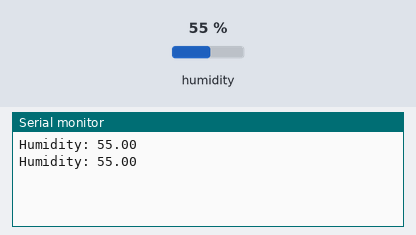
This sketch was run on a simulated Arduino Uno, built with avr-gcc and run on an emulated ATmega328P. Shown: the last lines printed to the serial monitor. The inputs (shaded band) are chosen by the test bench; at power-on: humidity 55 %.

Above: at 10.8 s.
10.9 s: humidity set to 22 %
At 20.7 s:
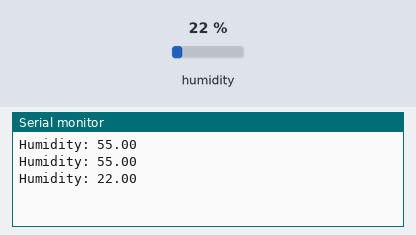
20.9 s: humidity set to 40 %
At 31.2 s:
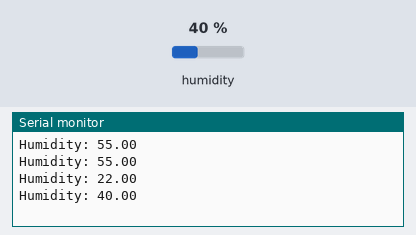
Timing chart, 0 to 32.7 s (numbered marks = the images above; inputs shaded):
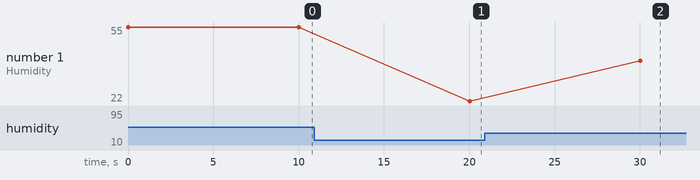

Measured:
- after the input at 10.9 s, the serial monitor: prints a new line after 9.1 s (image 1)
- after the input at 20.9 s, the serial monitor: prints a new line after 9.1 s (image 2)
- plotted number 1: 55 → 22 after the input at 10.9 s, 22 → 40 after the input at 20.9 s

The sketch:

Humidity.ino
```cpp
#include "DHTesp.h"
DHTesp dht;
void setup()
{
  Serial.begin(115200);
  dht.setup(27);
}
void loop()
{
  float humidity = dht.getHumidity();
  Serial.print("Humidity: ");
  Serial.println(humidity);
  delay(10000);
}
```
